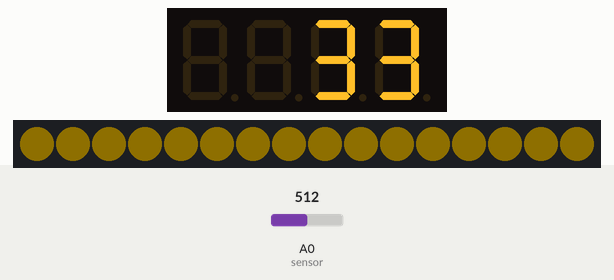
Simulated run of this sketch. Board: Arduino Uno, built with avr-gcc and run on an emulated ATmega328P. On the bench: 4-digit seven-segment display, 16 RGB LEDs in strip order, left to right. Inputs (shaded band) come from the test bench; at power-on: A0 (sensor) = 512. Dim RGB values are drawn brighter than linear; MIDI output is not drawn; random numbers use the default seed unless the sketch sets one.

Above: at 1.2 s.
1.3 s: A0 (sensor) set to 491
At 2.7 s:
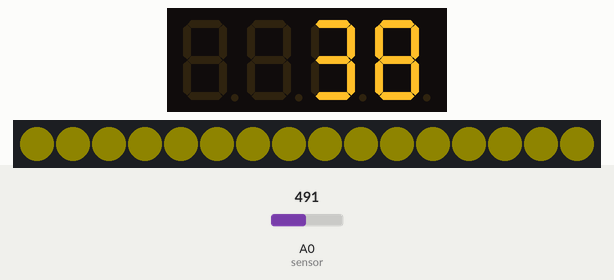
3.0 s: A0 (sensor) set to 478
At 5.8 s:
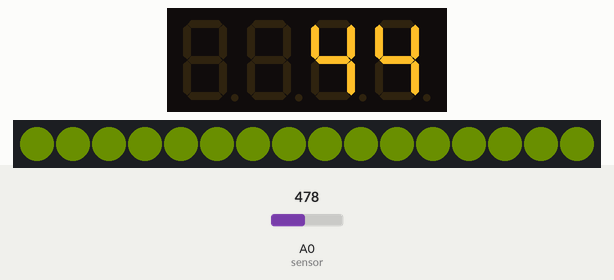
6.0 s: A0 (sensor) set to 306
At 6.52 s:
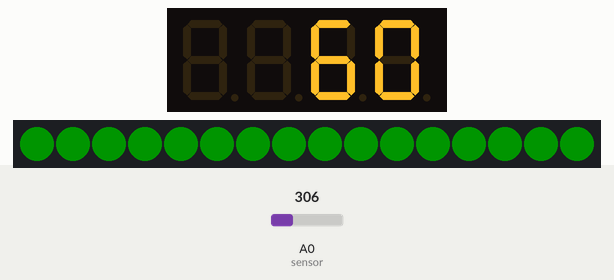
8.3 s: A0 (sensor) set to 330
At 9.7 s:
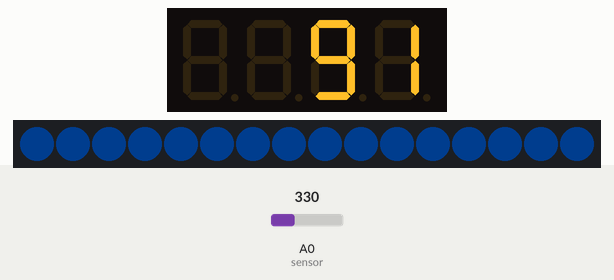
11.3 s: A0 (sensor) set to 1023
At 12.9 s:
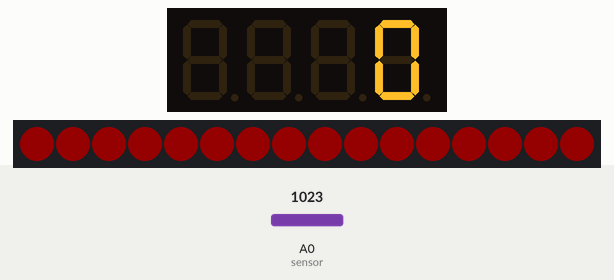
Timing chart, 0 to 14.4 s (numbered marks = the images above; inputs shaded):
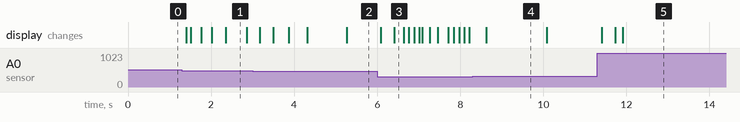

The sketch:

4-somDoSolo.ino
```cpp
/*
  EITA!
  Experimentos e Iterações com Tecnologia Aberta

  O som do solo: representação sonora dos dados com MIDI.

  No exemplo foram usados os seguintes dispositivos:
  - Arduino Uno;

  - firmware MocoLufa de morecat_lab, para transformar o Arduino em dispostivo MIDI nativo,
  com "dual boot".  GitHub do projeto: https://github.com/kuwatay/mocolufa.
  Foi usada a versão Pimp my mocoLUFA de Yaeltex / pablofullanado
  pois permite nomear o dispositivo MIDI: https://moco-lufa-web-client.herokuapp.com

  - Atmel Flip para fazer a atualização do firmware - Device Firmware Upgrade (DFU)
  https://www.microchip.com/en-us/development-tool/flip
  O Atmel Flip é para Windows, para outros sistemas operacionais veja o tópico
  "Download a DFU Programmer" aqui https://www.arduino.cc/en/Hacking/DFUProgramming8U2

  - Sensor capacitivo de umidade do solo (Capacitive soil moisture sensor v1.2);

  - Módulo TM1637 de display de sete segmentos com 4 dígitos;

  - Anel de 16 leds endereçáveis com três linhas (GND, VCC, e dados),
  semelhantes aos leds Neopixels da Adafruit
  (https://learn.adafruit.com/adafruit-neopixel-uberguide/the-magic-of-neopixels);

  - biblioteca FastLED (https://github.com/FastLED/FastLED);

  - biblioteca EWMA (Exponentially Weighted Moving Average)de jonnieZG,
  https://github.com/jonnieZG/EWMA;

  - biblioteca TM1637 do Seed Studio (https://github.com/Seeed-Studio/Grove_4Digital_Display).

  - biblioteca MIDI de Francois Best (https://github.com/FortySevenEffects/arduino_midi_library).

  Desenvolvido por Artur Cordeiro
  Cariri, CE, 08.10.2021.
*/

#include "TM1637.h" // Inclui a biblioteca do display de sete segmentos.
const int CLK = 6; // Define o pino de conexão CLK do módulo.
const int DIO = 7; // Define o pino de conexão DIO do módulo.
TM1637 tm1637(CLK, DIO); // Cria uma instância do objeto com as definições de CLK e DIO.


#include <FastLED.h> // Inclui a biblioteca FastLED.
#define numLeds 16 // Especifica a quantidade de leds.
#define DATA_PIN 5 // Especifica o pino de conexão dos leds.
CRGB leds[numLeds]; // Configura o bloco de memória para armazenar e manipular os leds.


#include <Ewma.h>  // Inclui a biblioteca Ewma.
Ewma fator(0.06);  // Cria o filtro e estabelece o fator de suavização (varia de 0 a 1).
// A biblioteca Ewma diminui o ruído na leitura do sensor,
// suavizando as variações de leitura de acordo com o fator especificado.
// Quanto menor o fator, maior a suavização.


int sensor = A0; // Variável que define o pino de conexão do sensor de umidade.
int umidade; // Variável para receber os valores do sensor.
int umidadeFiltro; // Variável para calcular a umidade com o filtro Ewma.
int percentual; // Variável para transformar a umidade em uma escala percentual.
int percentualAntigo; // Variável para detectar mudança na leitura.
int cor; // Variável para a cor dos leds.
int oitavaMin, oitavaMax; // Variáveis para definir as notas mínima e máxima da oitava (musical).

/*
  Neste sketch é usada a escala das notas pretas do piano para a composição musical,
  ou mais especificamente, a escala pentatônica maior em Fá sustenido (F#, G#, A#, C# e D#),
  que também poderia ser a escala pentatônica menor em Ré sustenido (D#, F#, G#, A#, C#),
  em ambos os casos, são todas as notas pretas do piano.
  Veja mais informações aqui: https://pt.wikipedia.org/wiki/Escala_pentat%C3%B4nica.

  As notas MIDI são referenciadas por uma numeração padronizada. Veja mais aqui:
  https://www.inspiredacoustics.com/en/MIDI_note_numbers_and_center_frequencies.
  Neste sketch são usadas 4 oitavas, a primeira nota é o F#2, que corresponde a nota MIDI 42,
  e a última é o F#6, nota MIDI 90.
  A numeração de uma oitava na escala pentatônica maior segue fórmula:
  nota raiz, + 2, + 2, + 3, + 2, + 3.
  Portanto, a primeira oitava é formada pelas notas
  42 (F#), 44 (G#), 46 (A#), 49 (C#), 51 (D#) e 54 (F#).

*/

// Notas pretas do piano ou escala petatônica em F# maior (4 oitavas, 21 notas).
int notas[] = {42, 44, 46, 49, 51, 54, 56, 58, 61, 63, 66, 68, 70, 73, 75, 78, 80, 82, 85, 87, 90};
int tempos[] = {250, 500, 750, 1000}; // Divisão de tempo para pausa entre notas.

int indiceNotas, indiceTempo; // Variável dos indices das notas e dos tempos.

unsigned long relogio = millis(); // Variável para fazer a contagem do tempo.
boolean tocou = false; // Variável para saber quando a nota foi pressionada (note on).

#include <MIDI.h> // Inclue a biblioteca MIDI.
MIDI_CREATE_DEFAULT_INSTANCE(); // Cria a instância MIDI da biblioteca.

int efeitoMidi; // Variável para enviar controle MIDI número 1 (Modulation).
// Veja aqui a numeração dos controles MIDI:
// http://midi.teragonaudio.com/tech/midispec/ctllist.htm

void setup() {
  MIDI.begin(); // Inicia a biblioteca MIDI.

  tm1637.init(); // Inicia o módulo display.
  tm1637.set(7); // Configura o brilho do display (varia de 0 a 7).

  FastLED.addLeds<NEOPIXEL, DATA_PIN>(leds, numLeds); // Especifica as configurações dos leds.
  FastLED.setBrightness(20); // Define o brilho máximo geral dos leds (varia de 0 a 255).

  indiceTempo = int(random(4)); // Seleciona um número de 0 a 3.
}


void loop() {
  umidade = analogRead(sensor); // Atualiza a variável com a leitura do sensor de umidade.
  umidadeFiltro = fator.filter(umidade); // Aplica o filtro Ewma e atualiza umidadeFiltro.

  // Calcula o valor percentual baseado nos valores de umidade mínimo e máximo.
  percentual = int(map(umidadeFiltro, 620, 300, 0, 100));
  percentual = constrain(percentual, 0, 100); // Restringe o percentual na faixa de 0 a 100.

  /*
    Para representar os valores do sensor de umidade do solo,
    foi estabelecida uma relação de terra seca, notas agudas,
    então, quanto mais úmida a terra, mais grave são os tons.

    Os valores de oitavaMin e oitavaMax são índices do array notas[],
    o índice 15 (notas[15]) corresponde a nota MIDI 78 (F#5)
    o índice 0 (notas[0]) corresponde a nota MIDI 42 (F#2).
  */
  oitavaMin = int(map(percentual, 0, 100, 15, 0));
  oitavaMax = oitavaMin + 5;

  // Teste condicional para identificar se houve mudança na leitura,
  // caso positivo é enviado o Controle MIDI 1 Modulation (geralmente é um vibrato).
  // Observação: no protocolo MIDI a faixa de valores é de 0 a 127.
  if (percentual < percentualAntigo || percentual > percentualAntigo) {
    efeitoMidi = int(random(60, 127)); // Sorteia um número entre 60 e 127.

    // Envia o Controle MIDI número 1, com o valor efeitoMidi, no canal 1.
    MIDI.sendControlChange(1,  efeitoMidi, 1);
  }
  else {
    // Envia o Controle MIDI número 1, com o valor 0 (desligado), no canal 1.
    MIDI.sendControlChange(1, 0, 1);
  }

  cor = int(map(percentual, 0, 100, 0, 160)); // Calcula o valor correpondente da faixa de cor.

  // Teste condicional do tempo millis() para marcar a execução e pausa das notas,
  // evitando usar delay(), pois trava o Arduino, impedindo respostas em tempo real.
  if (millis() - relogio > tempos[indiceTempo] && tocou == false) {
    relogio = millis(); // Resetar o tempo do relógio.
    indiceNotas = int(random(oitavaMin, oitavaMax)); //  Seleciona uma nota entre as oitavas.

    // Envia o Controle MIDI Sustain número 64, com valor 0 (desligado), no canal 1.
    MIDI.sendControlChange(64, 0, 1);

    // Envia o Controle MIDI Sustain número 64, com valor 127 (ligado), no canal 1.
    MIDI.sendControlChange(64, 127, 1);

    // Envia nota pressionada (NoteOn), a nota especificada pelo índice,
    // com velocidade que foi pressionada no valor entre 80 e 127, no canal 1.
    MIDI.sendNoteOn(notas[indiceNotas], int(random(80, 127)), 1);

    tocou = true; // Atualiza a variável, sinalizando que a nota foi pressioanda.
  }
  // Teste condicional para enviar NoteOff, para "tirar o dedo da tecla".
  else if (millis() - relogio > ( tempos[indiceTempo] - 30) && tocou)   {
    // Envia nota solta (NoteOff), a nota especificada pelo índice,
    // com velocidade 0, no canal 1.
    MIDI.sendNoteOff(notas[indiceNotas], 0, 1);
    tocou = false; // Atualiza a variável, sinalizando que a tecla foi liberada.
    indiceTempo = int(random(4)); // Seleciona um índice do tempo[].
  }

  // Atualiza os leds com a cor correspondente ao valor percentual.
  for (int i = 0; i < numLeds; i++) {
    leds[i].setHSV(cor, 255, 255); // A função setHSV define a tonalidade, saturação e brilho.
    FastLED.show();
  }

  // O teste condicional abaixo é um improviso para garantir que o display
  // exiba o valor 0 quando o valor do percentual também for 0.
  // Pois a função displayNum não exibe o 0, e o display fica "em branco", apagado.
  if (percentual == 0) {
    tm1637.displayStr("   0"); // Exibe a string de texto "   0".
  }
  else {
    tm1637.displayNum(percentual); // Exibe o número do percentual.
  }
  percentualAntigo = percentual; // Atualiza o percentaul para detectar mudança no sensor.
}
```

Measured:
- the behaviour switches between 479 and 478 on A0 (sensor) (found by bisection; images 1 and 2)
- the behaviour switches between 329 and 330 on A0 (sensor) (found by bisection; images 3 and 4)
- after the input at 1.3 s, the display: first changes after 0.10 s (image 1 shows a later state)
- after the input at 6.0 s, the display: first changes after 0.09 s (image 3 shows a later state)
- after the input at 11.3 s, the display: first changes after 0.11 s (image 5 shows a later state)
- what the display in image 4 shows lasts 1.5 s, from 8.6 s to 10.1 s
